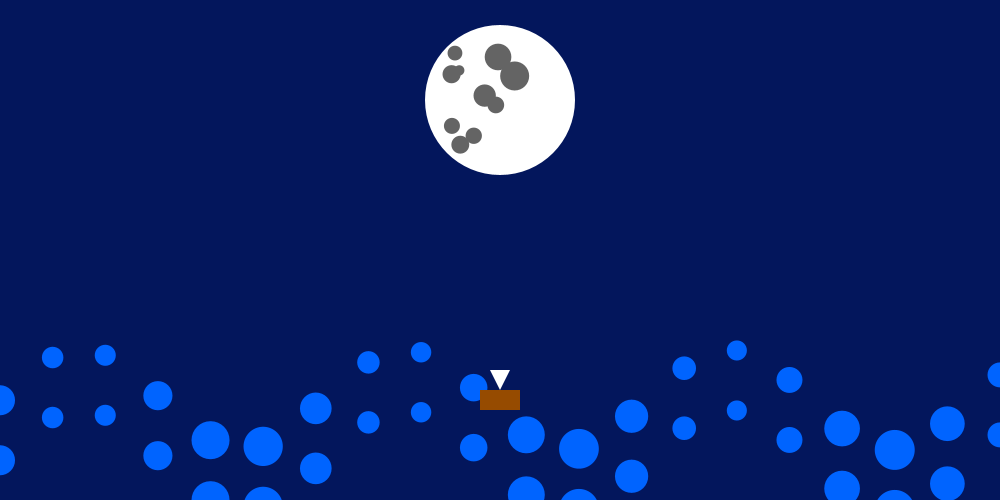
Frame 1 (no input)
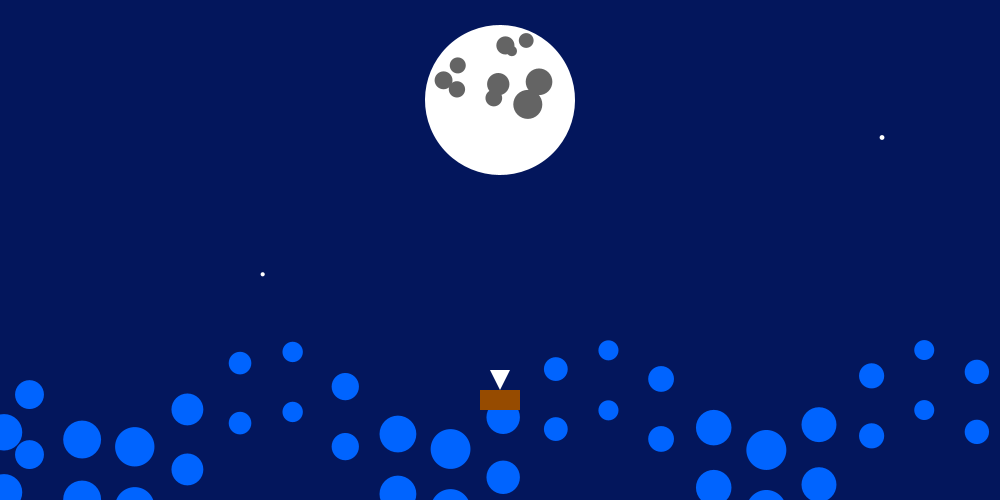
Frame 60 (the mouse pressed at the canvas centre just before this capture)
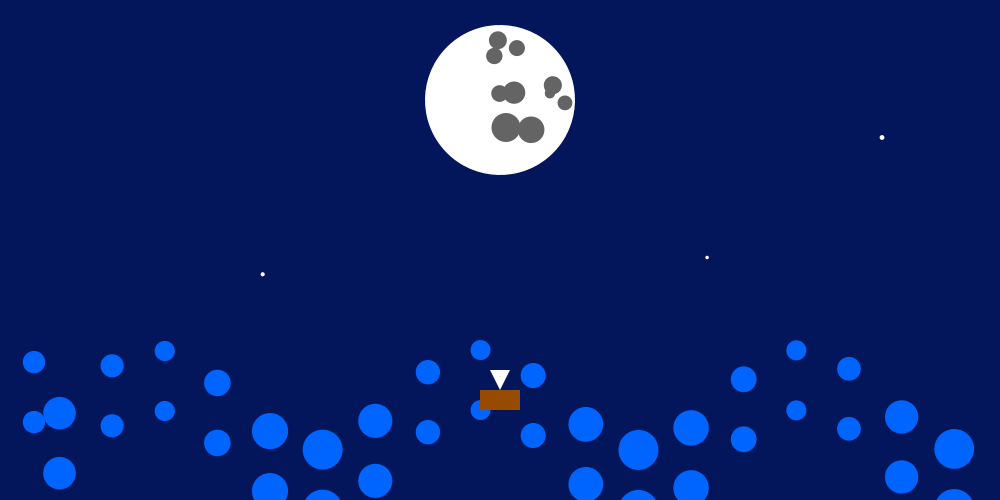
Frame 120 (the mouse held since frame 60 and released just before this capture)

The Processing sketch that drew these frames (run headless with seeded random() and noise(); from frame 60 on, the mouse is pressed at the canvas centre):

// Processing sketch: Ebrar_Ejder
// ── Ebrar_Ejder.pde
// Definitions for waves
float[] xPos; // Array of x-positions for the ellipses (waves)
int numOfEllipses = 20;  // # ellipses
float Speed = 0.005; // Speed of waves movement
float Amplitude = 50; // Amplitude of the waves
float Frequency = 0.1; // Frequency of the waves

//Definitions for stars
float[] starX, starY, starSize; // Arrays for star positions and sizes 
int maxStars = 50; // This is the max # of stars I want on the screen 
int frameInterval = 40; // Interval between each new star 
int starIndex = 0; // Index to keep track of which star to delete first when we have reached the star maximum

//Definition for moon & creater
float angle = 0; // Initial angle for rotation
float[] craterX, craterY, craterSize; // Arrays for crater (for moon) positions and sizes 
int numCraters = 10; // Number of craters (holes) on the moon to make the motion visible

//Definition for the boat
float boatX = 500;
float boatY = 4*height; // position above waves
float targetX = boatX; // Target position for the boat
float boatSpeed = 2; // Speed of the boat

void setup() {
  size(1000, 500);
  noStroke();
  
  //In this section I am defining the x-positions of the ellipses (for the waves)
  xPos = new float[numOfEllipses]; // xPos is now an array filled with the # of ellipses
  for (int i = 0; i < numOfEllipses; i++) { //after each loop we increase the i value by 1 (through i++)
    xPos[i] = map(i, 0, numOfEllipses - 1, 0, width);  // This helps me place the ellipses across the 1000x500 screen
  }
  
   // start arrays for stars
  starX = new float[maxStars];
  starY = new float[maxStars];
  starSize = new float[maxStars];
  
  // start arrays for creater (for moon)
  craterX = new float[numCraters];
  craterY = new float[numCraters];
  craterSize = new float[numCraters];
  
  for (int i = 0; i < numCraters; i++) { //here I created a for loop to fill the creater values randomly on the arrays we have set
    craterX[i] = random(-50, 50); // Random horizontal offset from the moon's center
    craterY[i] = random(-50, 50); // Random vertical offset from the moon's center
    craterSize[i] = random(10, 30); // Random size
  }
}

void draw() {
  background(3, 22, 92);
  
  //This section makes and adjustes the waves 
  // location offset to move the wave 
  float lowerOffset = height * 0.8; 
  // Distance between the two ellipses
  float distance = 60; 
  
  for (int i = 0; i < numOfEllipses; i++) { //here I created a for loop to keep the ellipses moving both upwards and forwards
    // Calculate the y position for each ellipse based on a sine wave
    float y = Amplitude * sin(Frequency * xPos[i] + frameCount * Speed);
    
    // Calculate size based on the sine function 
    float size = 30 + 10 * sin(Frequency * xPos[i] + frameCount * Speed);
    
    // Draw the first ellipse (the higher one)
    fill(0, 100, 255);
    ellipse(xPos[i], lowerOffset + y, size, size);  // First ellipse at the defined lowerOffset
    
    // Draw the second ellipse (the lower one)
    ellipse(xPos[i], lowerOffset + y + distance, size, size); 
    
    // changes the x-position of the ellipses to move them horizontally
    xPos[i] += 0.5; // Move the ellipses forward
    
    // Reset the position at the left side when an ellipse goes off the screen to make it more realistic
    if (xPos[i] > width) { 
      xPos[i] = -size;  // Reset to the left side when it goes off the 1000x500 screen
    }
  
  }
  
  
  //This section makes and adjustes the stars 
  // Makes all the stars
  for (int i = 0; i < maxStars; i++) { //We created this for loop to keep going and making stars
    fill(255); // White color stars (pretty basic I know)
    ellipse(starX[i], starY[i], starSize[i], starSize[i]);
  }
  if (frameCount % frameInterval == 1) {
    // create the star properties in the arrays we have set
    starX[starIndex] = random(width); // Random X position
    starY[starIndex] = random(0, 350); // Random Y position above a speciifc horizontal line
    starSize[starIndex] = random(3, 7); // Random size for the star
    // the index keeps incrteases until we reach the max and then return back and stars over
    starIndex = (starIndex + 1) % maxStars;
  }
  
  
  //This section makes and adjustes the moon and craters
  pushMatrix(); // This allows us to make sure the motion only affects the moon and creaters 
  translate(500, 100); // here we set the origin to the moon's center for the motion
  rotate(angle); // Rotate the moon by the defined angle
  fill(255); 
  ellipse(0, 0, 150, 150); // Draw moon at (500,100) after translation
  
  for (int i = 0; i < numCraters; i++) { // This loop draws the craters on the moon from the arrays we have created
    fill(100, 100, 100); // Dark gray color for craters
    ellipse(craterX[i], craterY[i], craterSize[i], craterSize[i]); // Draws each crater
  }
  popMatrix(); // This allows us to make sure the motion only affects the moon and creaters 
  angle += 0.02;  //This allows us to chnage the angle and keep the motion going
  
  // Boat functionality
  updateBoat();
  drawBoat();
}

void mousePressed() {
  targetX = mouseX; // Update boat's target X position on mouse click
}

void drawBoat() {
  fill(150, 75, 0); // Boat base color
  rect(boatX - 20, boatY - 10, 40, 20); // defines the boat's base
  fill(255); // white for the flag
  triangle(boatX, boatY - 10, boatX - 10, boatY - 30, boatX + 10, boatY - 30); // triangle to represent the boat's flag
}

void updateBoat() {
  if (abs(boatX - targetX) > 1) { // allows the boat to move toward the target position the user presses
    boatX += boatSpeed * (targetX > boatX ? 1 : -1);
  }
}
